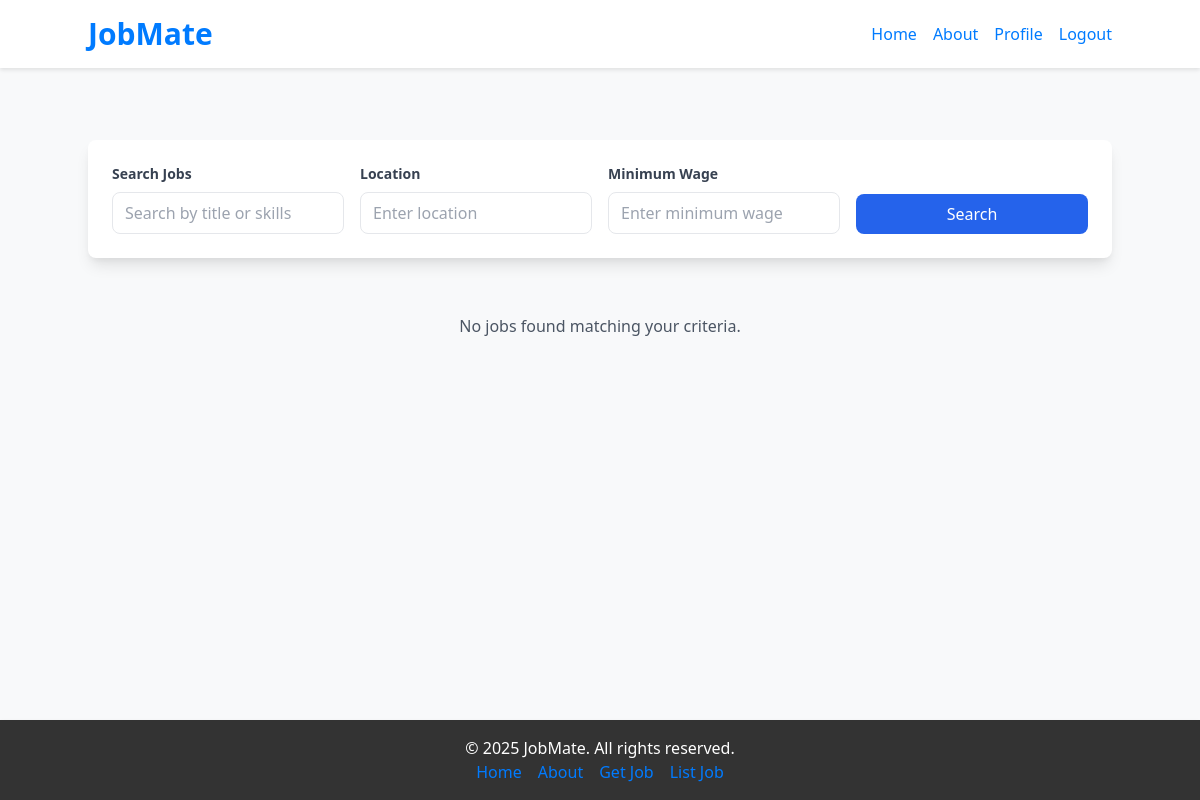
The app's page /worker/jobs/ (signed in), older data.
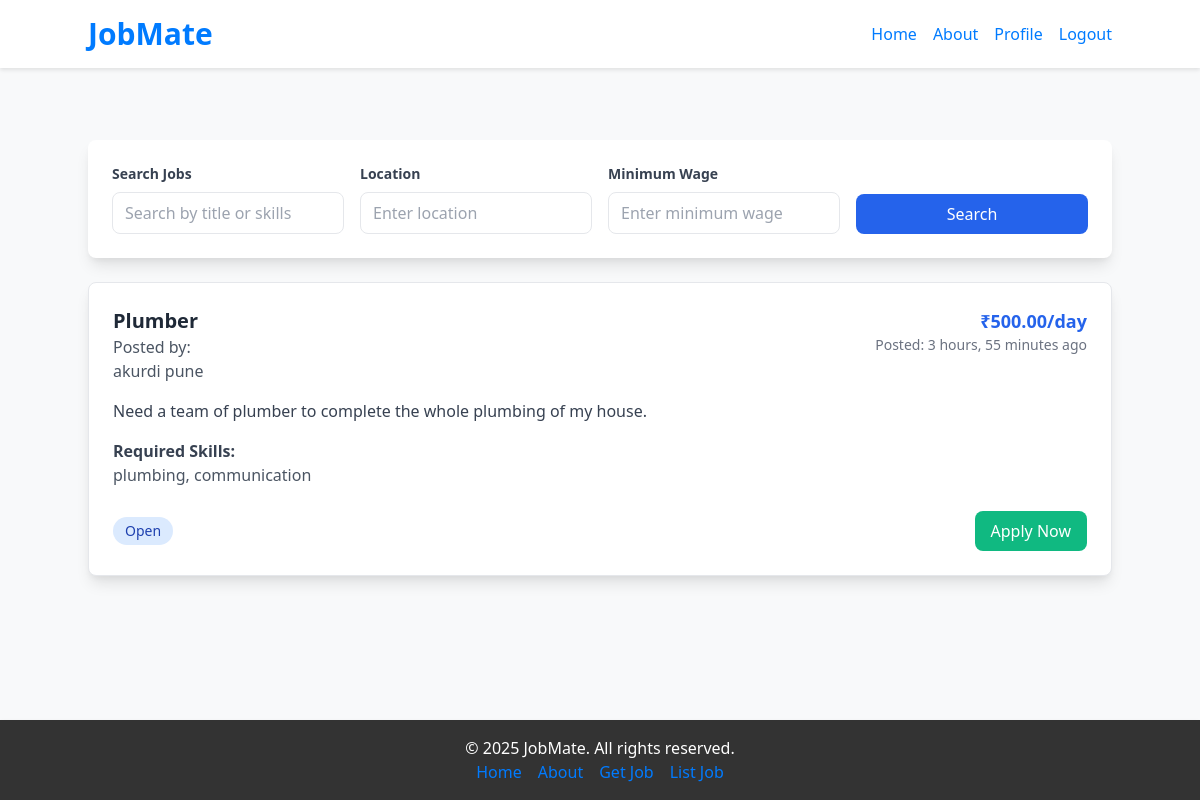
The same page, newer data.
### contractor/models.py (models this page shows)
class Job(models.Model):
    STATUS_CHOICES = (
        ('open', 'Open'),
        ('closed', 'Closed')
    )
    contractor = models.ForeignKey(Contractor, on_delete=models.CASCADE)
    title = models.CharField(max_length=255)
    description = models.TextField()
    location = models.CharField(max_length=255)
    wage = models.DecimalField(max_digits=10, decimal_places=2)
    required_skills = models.TextField(blank=True, null=True)
    created_at = models.DateTimeField(auto_now_add=True)
    status = models.CharField(max_length=10, choices=STATUS_CHOICES, default='open')

### worker/views.py (the view)
# urls.py: path('jobs/', views.find_jobs, name='find-jobs'),
@login_required(login_url='/login/')
def find_jobs(request):
    query = Q(status='open')
    search = request.GET.get('search')
    location = request.GET.get('location')
    min_wage = request.GET.get('min_wage')
    if search:
        query &= Q(title__icontains=search) | Q(required_skills__icontains=search)
    if location:
        query &= Q(location__icontains=location)
    if min_wage:
        query &= Q(wage__gte=min_wage)
    jobs = Job.objects.filter(query).order_by('-created_at')
    return render(request, 'find_jobs.html', {'jobs': jobs})

### worker/templates/find_jobs.html (shortened to what this page needs)
{% extends "base.html" %}
{% block content %}
<div class="max-w-6xl mx-auto mt-8">
    <div class="bg-white p-6 rounded-lg shadow-lg mb-6">
        <form method="get" class="grid grid-cols-1 md:grid-cols-4 gap-4">
            <div>
                <label class="block text-gray-700 text-sm font-bold mb-2" for="search">
                    Search Jobs
                </label>
                <input type="text" name="search" id="search"
                    class="w-full px-3 py-2 border rounded-lg focus:outline-none focus:ring-2 focus:ring-blue-600"
                    placeholder="Search by title or skills">
            </div>
            <div>
                <label class="block text-gray-700 text-sm font-bold mb-2" for="location">
                    Location
                </label>
                <input type="text" name="location" id="location"
                    class="w-full px-3 py-2 border rounded-lg focus:outline-none focus:ring-2 focus:ring-blue-600"
                    placeholder="Enter location">
            </div>
            <div>
                <label class="block text-gray-700 text-sm font-bold mb-2" for="wage">
                    Minimum Wage
                </label>
                <input type="number" name="min_wage" id="wage"
                    class="w-full px-3 py-2 border rounded-lg focus:outline-none focus:ring-2 focus:ring-blue-600"
                    placeholder="Enter minimum wage">
            </div>
            <div class="flex items-end">
                <button type="submit"
                    class="w-full bg-blue-600 text-white px-4 py-2 rounded-lg hover:bg-blue-700">
                    Search
                </button>
            </div>
        </form>
    </div>
    <div class="grid grid-cols-1 gap-6">
        {% for job in jobs %}
        <div class="bg-white p-6 rounded-lg shadow-lg border hover:shadow-xl transition-shadow">
            <div class="flex justify-between items-start">
                <div>
                    <h2 class="text-xl font-bold text-gray-800">{{ job.title }}</h2>
                    <p class="text-gray-600">Posted by: {{ job.contractor.user.first_name }} {{ job.contractor.user.last_name }}</p>
                    <p class="text-gray-600">{{ job.location }}</p>
                </div>
                <div class="text-right">
                    <p class="text-lg font-bold text-blue-600">₹{{ job.wage }}/day</p>
                    <p class="text-sm text-gray-500">Posted: {{ job.created_at|timesince }} ago</p>
                </div>
            </div>
            <div class="mt-4">
                <p class="text-gray-700">{{ job.description }}</p>
            </div>
            <div class="mt-4">
                <h3 class="font-semibold text-gray-700">Required Skills:</h3>
                <p class="text-gray-600">{{ job.required_skills }}</p>
            </div>
            <div class="mt-6 flex justify-between items-center">
                <div class="flex space-x-4">
                    <span class="px-3 py-1 bg-blue-100 text-blue-800 rounded-full text-sm">
                        {{ job.get_status_display }}
                    </span>
                </div>
                {% if job.status == 'open' %}
                <form method="post" action="{% url 'apply-job' job.id %}">
                    <button type="submit"
                        class="bg-green-500 text-white px-4 py-2 rounded-lg hover:bg-green-600">
                        Apply Now
                    </button>
                </form>
                {% else %}
                <button disabled class="bg-gray-400 text-white px-4 py-2 rounded-lg cursor-not-allowed">
                    Closed
                </button>
                {% endif %}
            </div>
        </div>
        {% empty %}
        <div class="text-center py-8">
            <p class="text-gray-600">No jobs found matching your criteria.</p>
        </div>
        {% endfor %}
    </div>
</div>
{% endblock %}

### templates/base.html (shortened to what this page needs)
{% load static %}
<!DOCTYPE html>
<html lang="en">
<head>
    <link rel="stylesheet" href="https://cdnjs.cloudflare.com/ajax/libs/font-awesome/6.0.0-beta3/css/all.min.css">
    <link rel="stylesheet" href="https://cdnjs.cloudflare.com/ajax/libs/tailwindcss/2.2.19/tailwind.min.css">
    <link rel="stylesheet" href="{% static 'css/styles.css' %}">
</head>
<body>
    <header class="header p-4">
        <div class="container mx-auto flex justify-between items-center">
            <h1 class="text-3xl font-bold"><a href="{% url 'home' %}">JobMate</a></h1>
            <nav>
                <ul class="flex space-x-4">
                    <li><a href="{% url 'home' %}" class="hover:underline">Home</a></li>
                    <li><a href="{% url 'about' %}" class="hover:underline">About</a></li>
                    {% if user.is_authenticated %}
                        <li><a href="{% url 'profile_redirect' %}" class="hover:underline">Profile</a></li>
                        <li><a href="{% url 'logout' %}" class="hover:underline">Logout</a></li>
                    {% else %}
                        <li><a href="{% url 'signup' %}" class="hover:underline">Sign Up</a></li>
                        <li><a href="{% url 'login' %}" class="hover:underline">Login</a></li>
                    {% endif %}
                </ul>
            </nav>
        </div>
    </header>
    <main class="container mx-auto mt-10">
        {% block content %}
        {% endblock %}
    </main>
    <footer class="footer p-4 mt-10">
        <div class="container mx-auto text-center">
            <p>&copy; 2025 JobMate. All rights reserved.</p>
            <nav>
                <ul class="flex justify-center space-x-4">
                    <li><a href="{% url 'home' %}" class="hover:underline">Home</a></li>
                    <li><a href="{% url 'about' %}" class="hover:underline">About</a></li>
                    <li><a href="{% url 'worker-home' %}" class="hover:underline">Get Job</a></li>
                    <li><a href="{% url 'contractor-home' %}" class="hover:underline">List Job</a></li>
                </ul>
            </nav>
        </div>
    </footer>
</body>
</html>

### static/css/styles.css (style rules this page uses)
body { display: flex; flex-direction: column; min-height: 100vh; background-color: #f8f9fa; color: #333333; }
main { flex: 1; }
.header, .footer { background-color: #ffffff; box-shadow: 0 2px 4px rgba(0, 0, 0, 0.1); }
.header a, .footer a { color: #007bff; }
.footer { background-color: #333333; color: #ffffff; }

Row changes from the older to the newer data that the page shows:
added Job: title "Plumber", location "akurdi pune", wage "500.00", created_at "3 hours, 55 minutes", description "Need a team of plumber to complete the whole plumbing of my house.", required_skills "plumbing, communication", status "Open", shows "Apply Now"
Text that changed along with them:
text no longer shown: "No jobs found matching your criteria."
